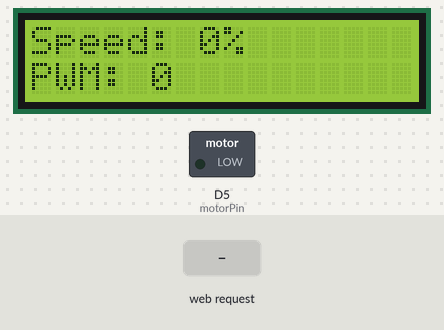
Bench run of a sketch on a simulated ESP8266 (NodeMCU). Shown: 16×2 character LCD, switched loads named in the sketch (green lamp = pin HIGH). The test bench sets the inputs (shaded band). WiFi joins after 1.5 s; servers stay silent unless stated; what the sketch prints to the serial monitor is not drawn.

Above: at 2.7 s.
2.8 s: HTTP request GET /setSpeed?value=1 received
At 3.6 s:
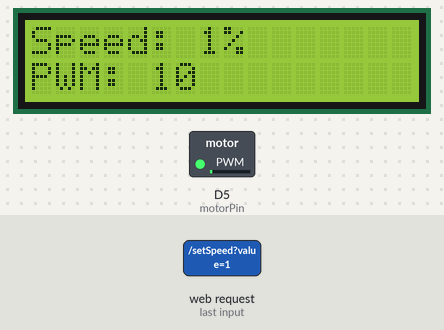
4.3 s: HTTP request GET /setSpeed?value=120 received
At 4.9 s:
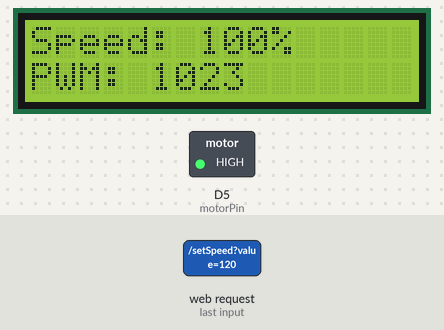
Timing chart, 0 to 7.3 s (numbered marks = the images above; inputs shaded):
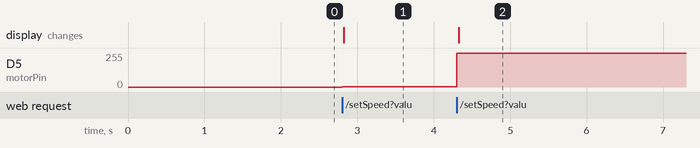

The sketch:

main.ino
```cpp
#include <ESP8266WiFi.h>
#include <ESP8266WebServer.h>
#include <Wire.h>
#include "lcd_display.h"
#include "motor_control.h"
#include "wifi_setup.h"
#include "web_server.h"

void setup() {
  Serial.begin(115200);
  lcd_init();
  motor_init();
  wifi_connect();
  webserver_init();
}

void loop() {
  webserver_handle_client();
} 
```

html_page.h
```cpp
#pragma once
const char htmlPage[] PROGMEM = R"rawliteral(
<!DOCTYPE html>
<html>
<head><title>Motor Speed Control</title></head>
<body>
  <h2>Motor Speed Control</h2>
  <input type=\"range\" min=\"0\" max=\"100\" value=\"0\" id=\"slider\" oninput=\"updateSlider(this.value)\">
  <p>Speed: <span id=\"val\">0</span>%</p>
  <script>
    function updateSlider(val) {
      document.getElementById(\"val\").innerText = val;
      fetch("/setSpeed?value=" + val);
    }
    setInterval(() => {
      fetch("/getSpeed")
        .then(res => res.text())
        .then(val => {
          document.getElementById("slider").value = val;
          document.getElementById("val").innerText = val;
        });
    }, 1000);
  </script>
</body>
</html>
)rawliteral"; 
```

motor_control.cpp
```cpp
#include <Arduino.h>
#include "motor_control.h"

const int motorPin = D5;
static int speedPercent = 0;
static int pwmValue = 0;

void motor_init() {
  pinMode(motorPin, OUTPUT);
  analogWriteFreq(1000);
  analogWrite(motorPin, 0);
}

void motor_set_speed(int percent) {
  speedPercent = constrain(percent, 0, 100);
  pwmValue = map(speedPercent, 0, 100, 0, 1023);
  analogWrite(motorPin, pwmValue);
}

int motor_get_speed() {
  return speedPercent;
}

int motor_get_pwm() {
  return pwmValue;
} 
```

motor_control.h
```cpp
#pragma once

void motor_init();
void motor_set_speed(int speedPercent);
int motor_get_speed();
int motor_get_pwm(); 
```

web_server.cpp
```cpp
#include <ESP8266WebServer.h>
#include "web_server.h"
#include "html_page.h"
#include "motor_control.h"
#include "lcd_display.h"

ESP8266WebServer server(80);

void webserver_init() {
  server.on("/", HTTP_GET, []() {
    server.send_P(200, "text/html", htmlPage);
  });

  server.on("/setSpeed", HTTP_GET, []() {
    if (server.hasArg("value")) {
      int speed = server.arg("value").toInt();
      motor_set_speed(speed);
      lcd_update(motor_get_speed(), motor_get_pwm());
      Serial.printf("Speed: %d%% -> PWM: %d\n", motor_get_speed(), motor_get_pwm());
    }
    server.send(200, "text/plain", "OK");
  });

  server.on("/getSpeed", HTTP_GET, []() {
    server.send(200, "text/plain", String(motor_get_speed()));
  });

  server.begin();
}

void webserver_handle_client() {
  server.handleClient();
} 
```

web_server.h
```cpp
#pragma once
void webserver_init();
void webserver_handle_client(); 
```

wifi_setup.cpp
```cpp
#include <ESP8266WiFi.h>
#include "wifi_setup.h"

const char* ssid = "nicozyatzaccessories";
const char* password = "NICOZ.COM";

void wifi_connect() {
  WiFi.begin(ssid, password);
  Serial.print("Connecting to WiFi");
  while (WiFi.status() != WL_CONNECTED) {
    delay(500);
    Serial.print(".");
  }
  Serial.println("\nConnected!");
  Serial.println(WiFi.localIP());
} 
```

wifi_setup.h
```cpp
#pragma once
void wifi_connect(); 
```

lcd_display.cpp
```cpp
#include "lcd_display.h"

LiquidCrystal_I2C lcd(0x27, 16, 2);

void lcd_init() {
  lcd.begin();
  lcd.backlight();
  lcd.setCursor(0, 0);
  lcd.print("Speed: 0%      ");
  lcd.setCursor(0, 1);
  lcd.print("PWM: 0         ");
}

void lcd_update(int speedPercent, int pwmValue) {
  lcd.setCursor(0, 0);
  lcd.print("Speed: ");
  lcd.print(speedPercent);
  lcd.print("%   ");
  lcd.setCursor(0, 1);
  lcd.print("PWM: ");
  lcd.print(pwmValue);
  lcd.print("    ");
} 
```

lcd_display.h
```cpp
#pragma once
#include <LiquidCrystal_I2C.h>

void lcd_init();
void lcd_update(int speedPercent, int pwmValue); 
```

Measured:
- after the input at 2.8 s, D5 (motorPin): 0/255 → 2/255 at once; the display: changes at once (image 1)
- after the input at 4.3 s, D5 (motorPin): 2/255 → 255/255 at once; the display: changes at once (image 2)
